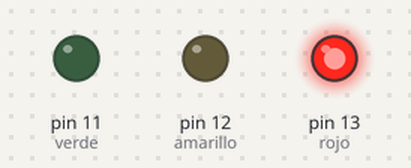
The sketch below on a simulated Arduino Uno, built with avr-gcc and run on an emulated ATmega328P. Parts: output pins drawn as LEDs (lit = HIGH).

Above: at 2.5 s.
At 12.5 s:
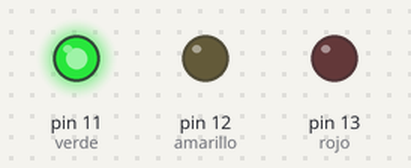
At 17.5 s:
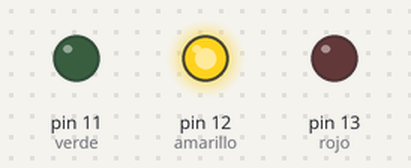
Timing chart, 0 to 26.0 s (numbered marks = the images above):
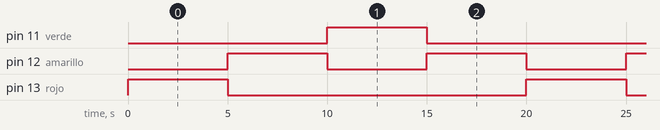

The sketch:

semaforo.ino
```cpp
int rojo = 13;
int amarillo = 12;
int verde = 11;

void setup() {
  pinMode(rojo, OUTPUT);
  pinMode(amarillo, OUTPUT);
  pinMode(verde, OUTPUT);
}

void loop() {
  digitalWrite(rojo, HIGH);
  delay(5000);
  digitalWrite(rojo, LOW);
  digitalWrite(amarillo, HIGH);
  delay(5000);
  digitalWrite(amarillo, LOW);
  digitalWrite(verde, HIGH);
  delay(5000);
  digitalWrite(verde, LOW);
  digitalWrite(amarillo, HIGH);
  delay(5000);
  digitalWrite(amarillo, LOW);
}
```

Measured:
- by itself, pin 11 (verde), pin 13 (rojo): alternates HIGH for 5.0 s and LOW for 15.0 s
- by itself, pin 12 (amarillo): alternates HIGH for 5.0 s and LOW for 5.0 s
- by itself, everything shown: repeats every 20.0 s, in 5 steps
